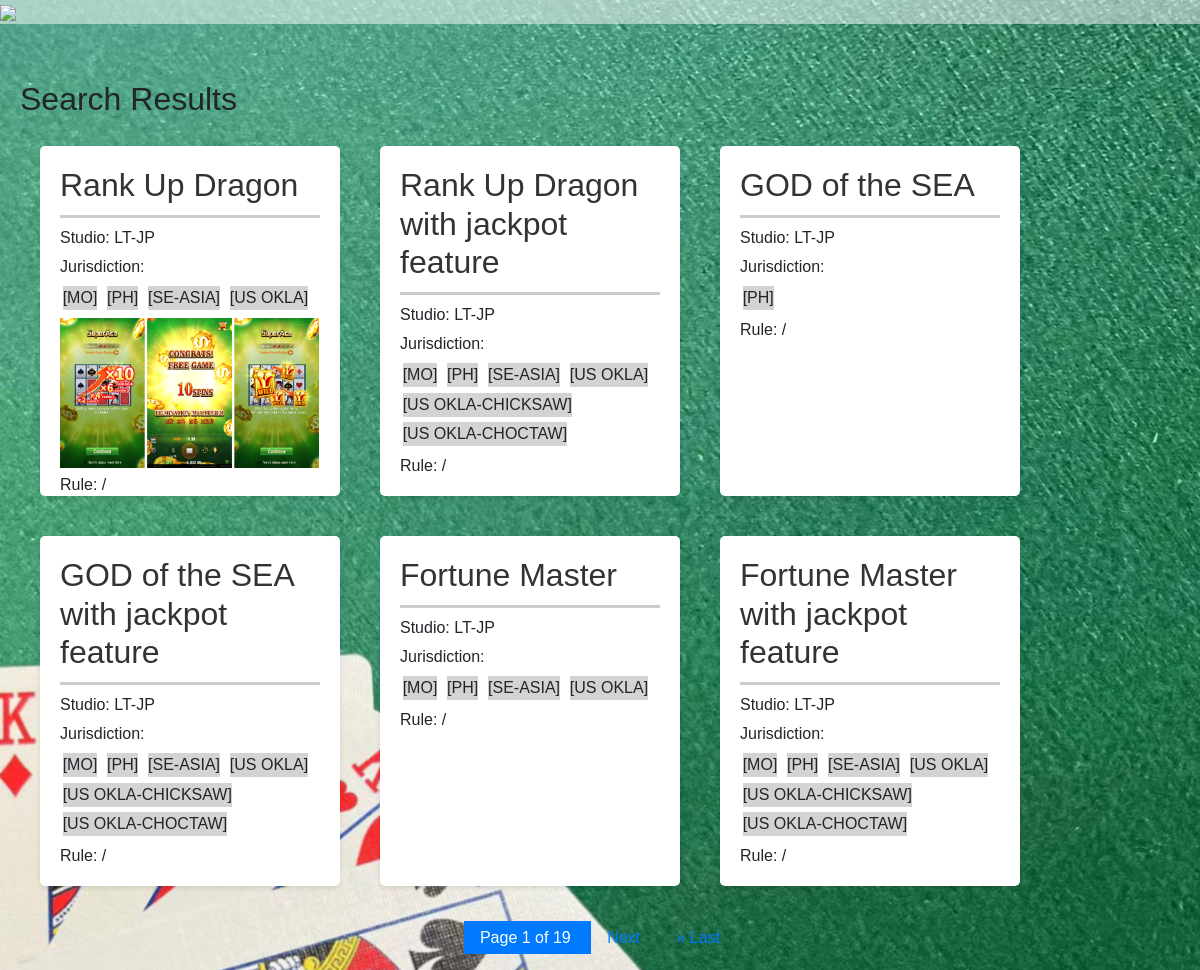
Screenshot of /games/search/ with the database file from the repository.
### try/models.py (models this page shows, shortened)
class Game(models.Model):
    brand = models.CharField(max_length=100)
    name = models.CharField(max_length=100)
    rule = models.TextField()
    link = models.URLField(null=True, blank=True)
    TYPE_CHOICES = [
        ('ETG', 'ETG'),
        ('SLOT', 'Slot'),
    ]
    type = models.CharField(max_length=100, choices=TYPE_CHOICES, default='SLOT')

class Jurisdiction(models.Model):
    Jurisdiction_CHOICES = [
        ('MO', 'MACAU'),
        ('PH', 'PH-PAGCOR'),
        ('SE-ASIA', 'SE-asia'),
        ('US CA-TRIBAL', 'US CA-Tribal'),
        ('US FL-PARI', 'US FL-Pari'),
        ('US FL-SEMINOLE', 'US FL-Seminole'),
        ('US OKLA', 'US OKLA'),
        ('US OKLA-CHICKSAW', 'US OKLA-Chicksaw'),
        ('US OKLA-CHOCTAW', 'US OKLA-Choctaw'),
        ('US MISSISSPPI', 'US Mississppi'),
        ('US MS CHOCTAW', 'US MS Choctaw'),
        ('PUERTO RICO', 'Puerto Rico'),
        ('US ARKANSAS', 'US Arkansas'),
        ('US NORTH-DAKOTA', 'US North-Dakota'),
        ('US NEBRASKA', 'US Nebraska'),
    ]
    jurisdiction = models.CharField(max_length=100, choices=Jurisdiction_CHOICES)
    game = models.ForeignKey(Game, on_delete=models.CASCADE)

class Image(models.Model):
    image = models.ImageField(upload_to='game_images/')
    game = models.ForeignKey(Game, on_delete=models.CASCADE)

### try/views.py (the view)
# urls.py: path('games/search/', game_search_view, name='game_search'),
def game_search_view(request):
    query = request.GET.get('q')
    games = Game.objects.all()
    page_number = request.GET.get('page')
    if query:
        games = games.filter(name__icontains=query)
    paginator = Paginator(games, 6)
    paginator.count = games.count()  # Update paginator count with the filtered game count
    try:
        page_obj = paginator.get_page(page_number)
    except PageNotAnInteger:
        page_obj = paginator.get_page(1)
    except EmptyPage:
        page_obj = paginator.get_page(paginator.num_pages)
    return render(request, 'game_search.html', {'page_obj': page_obj, 'games': page_obj, 'query': query})

### templates/game_search.html (shortened to what this page needs)
<!DOCTYPE html>
{% extends 'base.html' %}
{% block mymessage %}
<html lang="en">
<head>
</head>
<body>
<div class="container">
        {% if games %}
        <h2>Search Results</h2>
            <ol class="game-list">
                {% for game in games %}
                   {% if game.type == 'ETG' or game.type == 'SLOT' %}
                <a href="{% url 'game_detail' game.id %}" class="no-underline">
                    <li class="game-item">
                    <h2>{{ game.name }}</h2>
                    <p>Studio: {{ game.brand }}</p>
                    <p>Jurisdiction:
                        <div>
                        {% for jurisdiction in game.jurisdiction_set.all %}
                        <div style="display: inline-block; background-color: lightgrey; margin:2pt">[{{ jurisdiction.jurisdiction }}]</div>
                        {% endfor %}
                        </div>
                    </p>
                    <div class="game-images">
                        {% for image in game.image_set.all %}
                           {% if forloop.first %}
                        <img src="{{ image.image.url }}" alt="Game Image" style="height: auto; width: auto">
                           {% endif %}
                        {% endfor %}
                    </div>
                    <p>Rule: {{ game.rule }}</p>
                    {% if game.link %}
                    <iframe width="560" height="315" src="{{ game.link }}" title="YouTube video player" frameborder="0" allow="accelerometer; autoplay; clipboard-write; encrypted-media; gyroscope; picture-in-picture; web-share" allowfullscreen></iframe>
                    {% endif %}
                </li>
                </a>
                   {% endif %}
                {% endfor %}
            </ol>
        {% else %}
        <p>No games found.</p>
        {% endif %}
        <div class="pagination">
            <span class="step-links">
                <span class="current">
                    Page {{ page_obj.number }} of {{ page_obj.paginator.num_pages }}
                </span>
                {% if page_obj.has_next %}
                <a href="?q={{ query }}&page={{ page_obj.next_page_number }}">Next</a>
                <a href="?q={{ query }}&page={{ page_obj.paginator.num_pages }}">&raquo; Last</a>
                {% endif %}
            </span>
        </div>
    </div>
</body>
</html>
{% endblock %}

### templates/base.html (style rules this page uses)
body { font-family: Arial, sans-serif; margin: 0; padding: 0; background-image: url("media/background.jpg"); background-repeat: no-repeat; background-size: cover; }
a.no-underline { text-decoration: none; color: inherit; }

### templates/game_search.html (style rules this page uses)
.container { max-width: 1200px; margin: 0 auto; padding: 20px; }
.game-list { list-style-type: none; padding: 0; display: flex; flex-wrap: wrap; }
.game-item { width: 300px; height: 350px; background-color: white; border-radius: 5px; box-shadow: 0 2px 5px rgba(0, 0, 0, 0.1); padding: 20px; margin: 20px; transition: transform 0.3s ease; }
.game-item h2 { color: #333; border-bottom: 3px solid #ccc; padding-bottom: 10px; margin-top: 0; }
.game-item p { margin: 5px 0; }
.game-item img { max-height: 150px; margin-right: 10px; }
.pagination { display: flex; justify-content: center; margin-top: 20px; }
.pagination a { color: #007bff; padding: 8px 16px; text-decoration: none; transition: background-color 0.3s ease; }
.pagination .current { background-color: #007bff; color: white; padding: 8px 16px; }
a.no-underline { text-decoration: none; color: inherit; }

### rows the page displays
Game: name "Rank Up Dragon", brand "LT-JP", rule "/"
Jurisdiction: jurisdiction "MO"
Jurisdiction: jurisdiction "PH"
Jurisdiction: jurisdiction "SE-ASIA"
Jurisdiction: jurisdiction "US OKLA"
Image: image (picture)
Game: name "Rank Up Dragon with jackpot feature", brand "LT-JP", rule "/"
Jurisdiction: jurisdiction "MO"
Jurisdiction: jurisdiction "PH"
Jurisdiction: jurisdiction "SE-ASIA"
Jurisdiction: jurisdiction "US OKLA"
Jurisdiction: jurisdiction "US OKLA-CHICKSAW"
Jurisdiction: jurisdiction "US OKLA-CHOCTAW"
Game: name "GOD of the SEA", brand "LT-JP", rule "/"
Jurisdiction: jurisdiction "PH"
Game: name "GOD of the SEA with jackpot feature", brand "LT-JP", rule "/"
Jurisdiction: jurisdiction "MO"
Jurisdiction: jurisdiction "PH"
Jurisdiction: jurisdiction "SE-ASIA"
Jurisdiction: jurisdiction "US OKLA"
Jurisdiction: jurisdiction "US OKLA-CHICKSAW"
Jurisdiction: jurisdiction "US OKLA-CHOCTAW"
Game: name "Fortune Master", brand "LT-JP", rule "/"
Jurisdiction: jurisdiction "MO"
Jurisdiction: jurisdiction "PH"
Jurisdiction: jurisdiction "SE-ASIA"
Jurisdiction: jurisdiction "US OKLA"
Game: name "Fortune Master with jackpot feature", brand "LT-JP", rule "/"
Jurisdiction: jurisdiction "MO"
Jurisdiction: jurisdiction "PH"
Jurisdiction: jurisdiction "SE-ASIA"
Jurisdiction: jurisdiction "US OKLA"
Jurisdiction: jurisdiction "US OKLA-CHICKSAW"
Jurisdiction: jurisdiction "US OKLA-CHOCTAW"

### other values shown
{{ page_obj.number }} "1"
{{ page_obj.paginator.num_pages }} "19"
